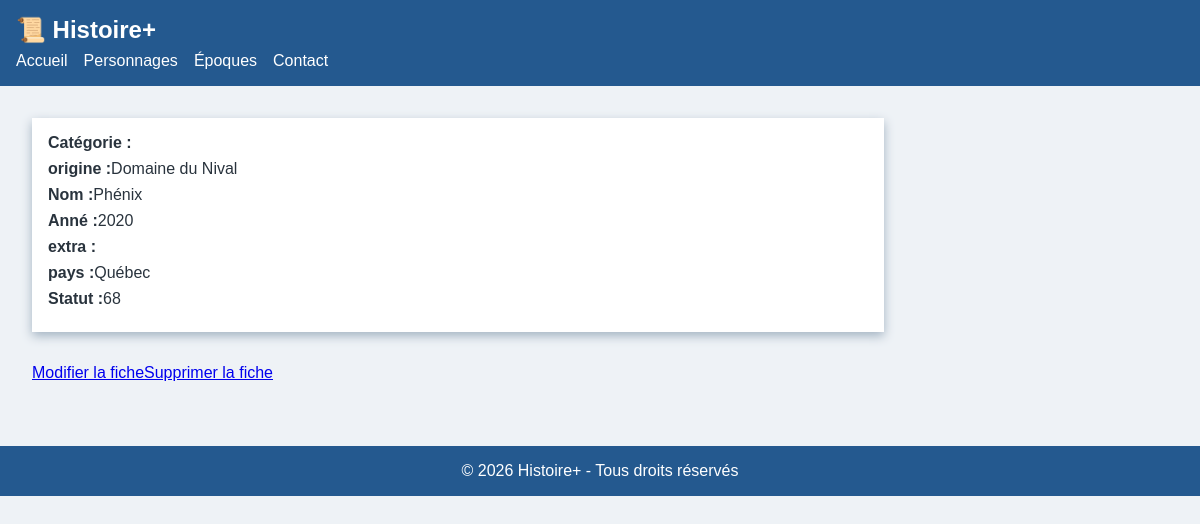
The app's page /boisson/fiche.php?id=1 with its own data.
### tables this page shows
CREATE TABLE "boisson" (
	"id"	INTEGER,
	"categorie_id"	INTEGER,
	"origine"	TEXT,
	"nom"	TEXT,
	"anne"	INTEGER,
	"extra"	TEXT,
	"pays"	TEXT,
	"prix"	INTEGER,
	"created_at"	TEXT DEFAULT current_timestamp,
	"updated_at"	TEXT DEFAULT current_timestamp,
	PRIMARY KEY("id")
);

### public/boisson/fiche.php (the view, shortened to what this page needs)
<?php
$bd = "../../database/db.sqlite";
$pdo = new PDO("sqlite:" . $bd);
$stmt = $pdo->prepare("SELECT * FROM boisson");
$stmt->execute();
$info = $stmt->fetch();
$boutton = '';
$boutton .= '<a href="modifier.php?id=' . $enr['id'] . '">Modifier la fiche</a>';
$boutton .= '<a href="ajout.php?id=' . $enr['id'] . '">Supprimer la fiche</a>';
?>
<!DOCTYPE html>
<html lang="fr">
<head>
    <link rel="stylesheet" href="../css/styles.css">
</head>
<body>
    <header>
        <div class="logo">📜 Histoire+</div>
        <nav>
            <ul>
                <li><a href="../index.php">Accueil</a></li>
                <li><a href="#">Personnages</a></li>
                <li><a href="#">Époques</a></li>
                <li><a href="#">Contact</a></li>
            </ul>
        </nav>
    </header>
    <main>
        <section class="content">
            <article class="fiche">
                <ul>
                    <li><strong>Catégorie :</strong><?php echo $info['type'] ?></li>
                    <li><strong>origine :</strong><?php echo $info['origine'] ?></li>
                    <li><strong>Nom :</strong><?php echo $info['nom'] ?></li>
                    <li><strong>Anné :</strong><?php echo $info['anne'] ?></li>
                    <li><strong>extra :</strong><?php echo $info['extra'] ?></li>
                    <li><strong>pays :</strong><?php echo $info['pays'] ?></li>
                    <li><strong>Statut :</strong><?php echo $info['prix'] ?></li>
                </ul>
            </article>
            <?php echo $boutton ?>
        </section>
    </main>
    <footer>
        <p>© 2026 Histoire+ - Tous droits réservés</p>
    </footer>
</body>
</html>

### public/css/styles.css (style rules this page uses)
:root { --couleur-primaire: hsl(210, 60%, 35%); --couleur-secondaire: hsl(45, 80%, 50%); --couleur-fond: hsl(210, 30%, 95%); --couleur-texte: hsl(210, 20%, 20%); --ombre: 0 4px 10px hsl(210, 20%, 70%); }
* { margin: 0; padding: 0; box-sizing: border-box; }
body { font-family: Arial, sans-serif; background: var(--couleur-fond); color: var(--couleur-texte); }
main { display: flex; padding: 2rem; gap: 2rem; }
.content { width: 75%; }
footer { text-align: center; padding: 1rem; background: var(--couleur-primaire); color: white; margin-top: 2rem; }

### records on screen
boisson: origine "Domaine du Nival", nom "Phénix", anne "2020", pays "Québec", prix "68"
